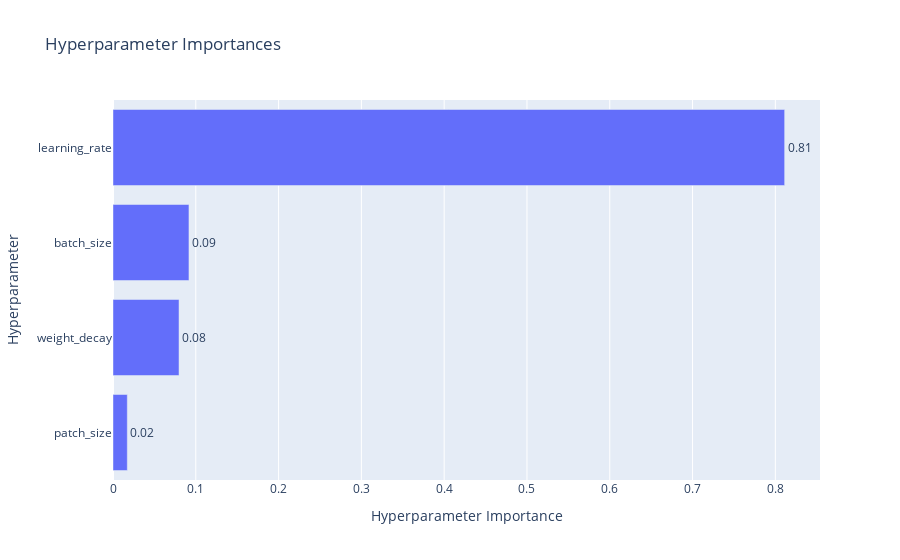

Notebook cell for this chart:
### Code cell
from optuna.visualization import plot_param_importances
plot_param_importances(jl)

### Figure 1 — Plotly figure (JSON) as saved in the notebook; plotly's stock layout.template omitted (floating-point values rounded to 4 significant figures)
{"data": [{"cliponaxis": false, "hovertemplate": ["patch_size (CategoricalDistribution): 0.01727463906213393<extra></extra>", "weight_decay (FloatDistribution): 0.07974288254680958<extra></extra>", "batch_size (CategoricalDistribution): 0.09174330732421837<extra></extra>", "learning_rate (FloatDistribution): 0.8112391710668382<extra></extra>"], "name": "Objective Value", "orientation": "h", "text": ["0.02", "0.08", "0.09", "0.81"], "textposition": "outside", "type": "bar", "x": [0.01727, 0.07974, 0.09174, 0.8112], "y": ["patch_size", "weight_decay", "batch_size", "learning_rate"]}], "layout": {"title": {"text": "Hyperparameter Importances"}, "xaxis": {"title": {"text": "Hyperparameter Importance"}}, "yaxis": {"title": {"text": "Hyperparameter"}}}}
